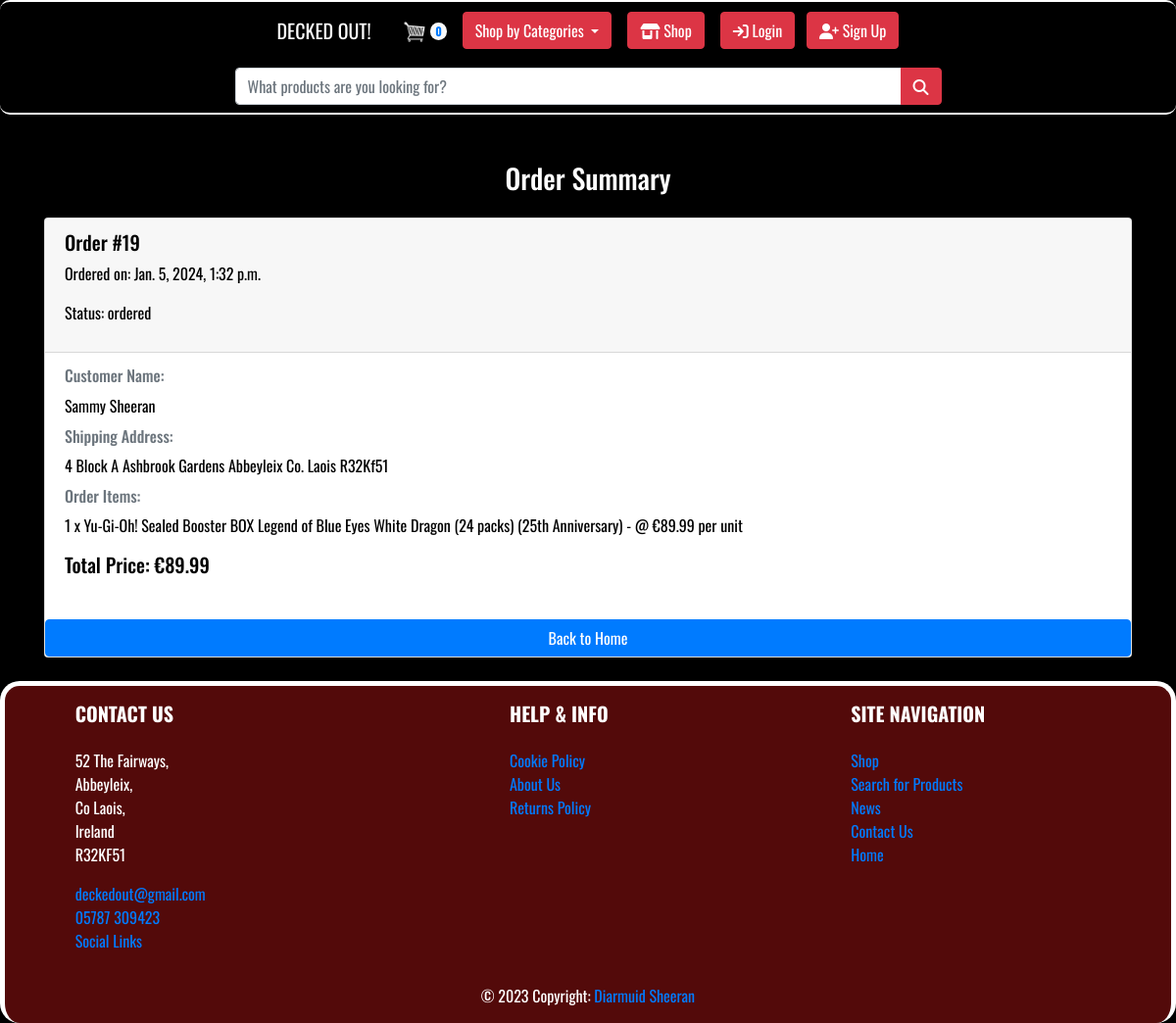
Before: /checkout/order_summary/ with the older database file.
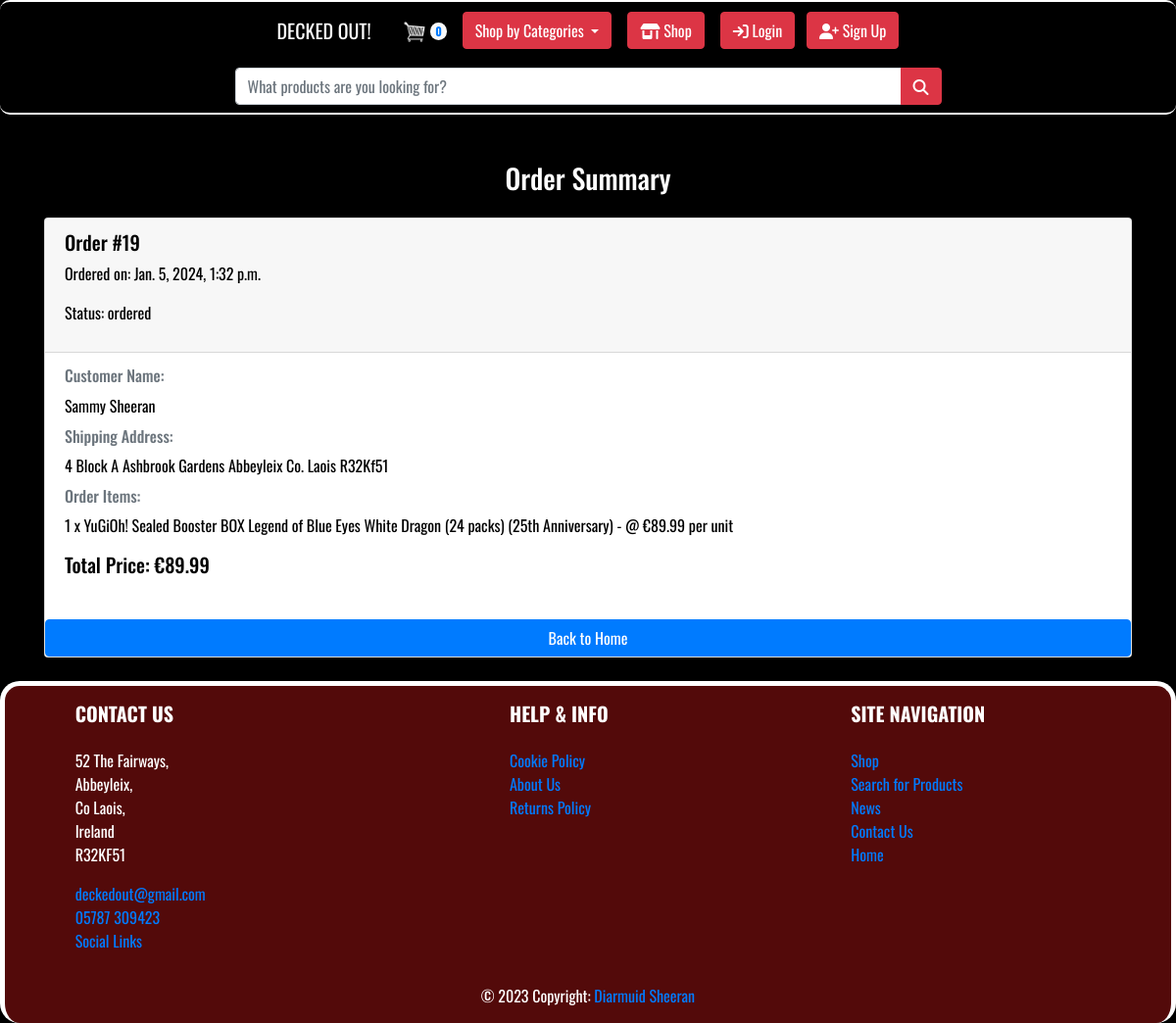
After: the same page with the newer database file.
### order/models.py (models this page shows, shortened)
class OrderItem(models.Model):
    order = models.ForeignKey(Order, on_delete=models.CASCADE, related_name='items')
    product = models.ForeignKey(Product, on_delete=models.CASCADE)
    quantity = models.PositiveIntegerField()
    price_at_purchase = models.DecimalField(max_digits=10, decimal_places=2)

### product/models.py (models this page shows, shortened)
class Product(models.Model):
    name = models.CharField(max_length=255)
    description = models.TextField()
    price = models.DecimalField(max_digits=10, decimal_places=2)
    categories = models.ManyToManyField(Category)
    image = models.ImageField(upload_to='product_images/', null=True, blank=True)
    quantity_available = models.PositiveIntegerField(default=0)
    is_featured = models.BooleanField(default=False)
    created_at = models.DateTimeField(auto_now_add=True)
    updated_at = models.DateTimeField(auto_now=True)
    slug = models.SlugField(unique=True, blank=True, max_length=500)
    on_special_offer = models.BooleanField(default=False)
    discounted_price = models.DecimalField(max_digits=10, decimal_places=2, null=True, blank=True)

### checkout/views.py (the view)
# urls.py: path('order_summary/', views.order_summary, name='order_summary'),
def order_summary(request):
    latest_order = None
    if request.user.is_authenticated:
        latest_order = Order.objects.filter(user=request.user).order_by('-created_at').first()
    if not latest_order:
        latest_order = Order.objects.filter(user=None).order_by('-created_at').first()
    context = {'latest_order': latest_order}
    return render(request, "checkout/order_summary.html", context)

### cart/cart.py (called while the page is built)
    def __len__(self):
        return sum(self.cart.values())

### cart/context_processors.py (called while the page is built)
def cart(request):
    return {'cart': Cart(request)}

def categories(request):
    return {'categories': Category.objects.all()}

### checkout/templates/checkout/order_summary.html
{% extends 'base.html' %}
{% load static %}
{% block content %}
<h3 class="text-center mb-4 mt-4">Order Summary</h3>
    <div class="container" style="color: black;">
        {% if latest_order %}
            <div class="card mb-3">
                <div class="card-header">
                    <h5>Order #{{ latest_order.pk }}</h5>
                    <p>Ordered on: {{ latest_order.created_at }}</p>
                    <p>Status: {{ latest_order.shipping_status }}</p>
                </div>
                <div class="card-body">
                    <h6 class="card-subtitle mb-2 text-muted">Customer Name:</h6>
                    <p>{{ latest_order.full_name }}</p>
                    <h6 class="card-subtitle mb-2 text-muted">Shipping Address:</h6>
                    <p>{{ latest_order.shipping_address }}</p>
                    <h6 class="card-subtitle mb-2 text-muted">Order Items:</h6>
                    {% for item in latest_order.items.all %}
                        <p>{{ item.quantity }} x {{ item.product.name }} - @ €{{ item.price_at_purchase }} per unit</p>
                    {% endfor %}
                    <h5>Total Price: €{{ latest_order.total_price }}</h5>
                </div>
                <a href="{% url 'landing' %}" class="btn btn-primary mt-3">Back to Home</a>
            </div>
        {% else %}
            <p class="text-center">No recent orders found.</p>
        {% endif %}
    </div>
{% endblock %}

Changed rows visible on the page:
changed through a linked row, OrderItem: product.name "Yu-Gi-Oh! Sealed Booster BOX Legend of Blue Eyes White Dragon (24 packs) (25th Anniversary)" → "YuGiOh! Sealed Booster BOX Legend of Blue Eyes White Dragon (24 packs) (25th Anniversary)"
